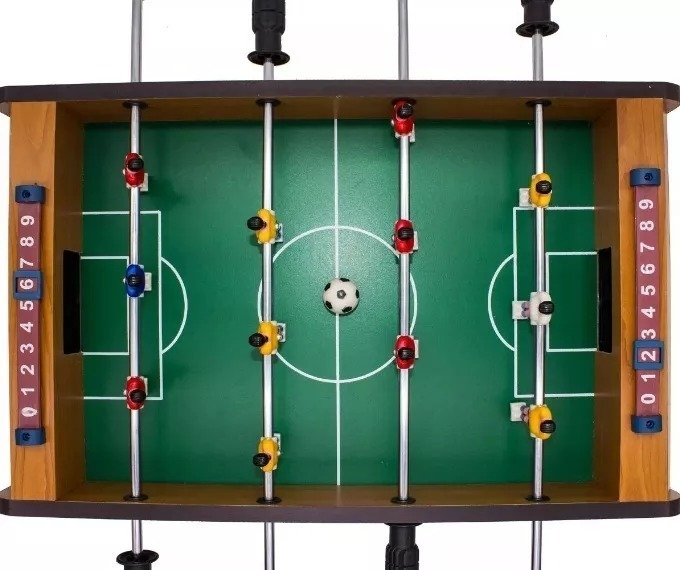
#> input picture tests_vision_compute/pebolim.jpg, 680 x 570 px; its folder holds 7 pictures in this run
$ jupyter execute --allow-errors tests_border_img_recognition.ipynb   (shell and % lines are left out)
#> lines starting #> are read from the running program, lines starting #| are printed output that depends on the picture; after the words box and inside, x2 and y2 are one past the last pixel; in counts of white or black regions, pixels touching at a corner belong together
[cell 1]
from google.colab import files
upload = files.upload()
#> the answer given: pebolim2.jpg
#> further down, img is the input picture: shape (570, 680, 3); mean B, G, R 112.4, 130.1, 112.4

[cell 2]
import numpy as np
import cv2
import glob
from matplotlib import pyplot as plt

# termination criteria
criteria = (cv2.TERM_CRITERIA_EPS + cv2.TERM_CRITERIA_MAX_ITER, 30, 0.001)

# prepare object points, like (0,0,0), (1,0,0), (2,0,0) ....,(6,5,0)
objp = np.zeros((6*7,3), np.float32)
objp[:,:2] = np.mgrid[0:7,0:6].T.reshape(-1,2)

# Arrays to store object points and image points from all the images.
objpoints = [] # 3d point in real world space
imgpoints = [] # 2d points in image plane.

images = glob.glob('*.jpg')
images = images
print(images)

#> (the rest of this cell did not finish here and is left out)

[cell 3]
import cv2
import numpy as np
from google.colab.patches import cv2_imshow

filename = 'pebolim.jpg'
img = cv2.imread(filename)
gray = cv2.cvtColor(img,cv2.COLOR_BGR2GRAY)

gray = np.float32(gray)
dst = cv2.cornerHarris(gray,2,3,0.04)

#result is dilated for marking the corners, not important
dst = cv2.dilate(dst,None)

# Threshold for an optimal value, it may vary depending on the image.
img[dst>0.01*dst.max()]=[0,0,255]
#> img: shape (570, 680, 3); 2.25% of pixels changed, all inside (x1, y1, x2, y2) = (0, 0, 680, 568)

cv2_imshow(img)
if cv2.waitKey(0) & 0xff == 27:
#> (key Esc is pressed here)
    cv2.destroyAllWindows()

[cell 4]
import cv2
import numpy as np

# Let's load a simple image with 3 black squares
image = cv2.imread('pebolim.jpg')
cv2.waitKey(0)

# Grayscale
gray = cv2.cvtColor(image, cv2.COLOR_BGR2GRAY)

# Find Canny edges
edged = cv2.Canny(gray, 30, 200)
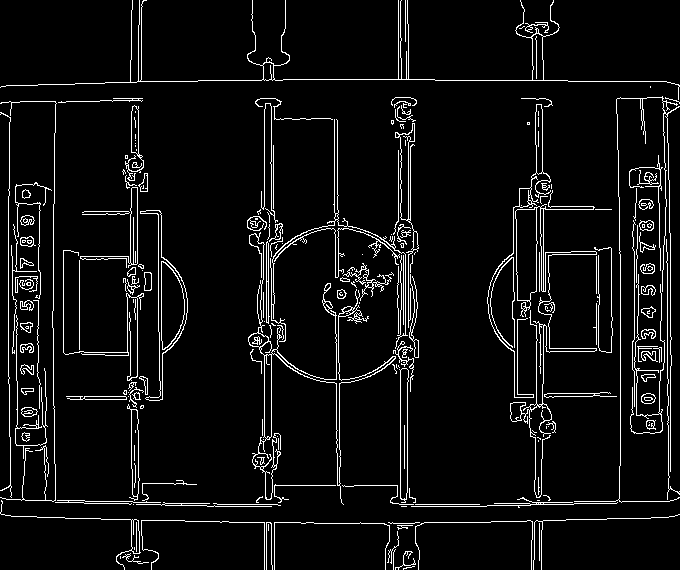
#> edged: shape (570, 680); 6% white in thin lines or dots
cv2.waitKey(0)

# Finding Contours
# Use a copy of the image e.g. edged.copy()
# since findContours alters the image
contours, hierarchy = cv2.findContours(edged,
    cv2.RETR_EXTERNAL, cv2.CHAIN_APPROX_NONE)
#> contours = 194 contours, 136 with area under 20; largest, box (x1, y1, x2, y2) and area: (140, 210, 188, 401) 2452, (510, 190, 597, 498) 2290, (248, 232, 396, 505) 1222, (399, 368, 409, 503) 919, (395, 123, 419, 328) 828

cv2_imshow(edged)
cv2.waitKey(0)

print("Number of Contours found = " + str(len(contours)))
#| Number of Contours found = 194

# Draw all contours
# -1 signifies drawing all contours
cv2.drawContours(image, contours, -1, (0, 255, 0), 3)

cv2.waitKey(0)
cv2.destroyAllWindows()

[cell 5]
import cv2
import numpy as np

img = cv2.imread('pebolim.jpg',0)
#> img: shape (570, 680)
ret,thresh = cv2.threshold(img,127,255,0)
#> thresh: shape (570, 680); 34.8% white; 303 white regions (244 under 20 px)
contours,hierarchy = cv2.findContours(thresh, 1, 2)
#> contours = 767 contours, 690 with area under 20; largest, box (x1, y1, x2, y2) and area: (140, 0, 680, 86) 39516, (257, 103, 419, 500) 23780, (0, 0, 140, 87) 11440, (620, 106, 680, 502) 8221, (488, 104, 597, 498) 7916

cnt = contours[0]
#> cnt = contour of 25 points, box (x1, y1, x2, y2) (274, 522, 390, 570), area 5172
M = cv2.moments(cnt)
#> M = moments, m00 5171.5, centre m10/m00, m01/m00 = (330, 545.8)

epsilon = 0.1*cv2.arcLength(cnt,True)
#> epsilon = 32.04
approx = cv2.approxPolyDP(cnt,epsilon,True)
#> approx = [[274, 522], [274, 569], [384, 569], [388, 525]]

# Radius of circle
radius = 20

# Blue color in BGR
color = (255, 0, 0)

# Line thickness of 2 px
thickness = 2

# Using cv2.circle() method
# Draw a circle with blue line borders of thickness of 2 px

# Using cv2.rectangle() method
# Draw a rectangle with blue line borders of thickness of 2 px
# image = cv2.rectangle(img, start_point, end_point, color, thickness)
for i in approx:
  print((i[0][0], i[0][1]))
  image = cv2.circle(image, (i[0][0], i[0][1]), radius, color, thickness)
#> this loop made 4 passes
#> (printed output is left out)
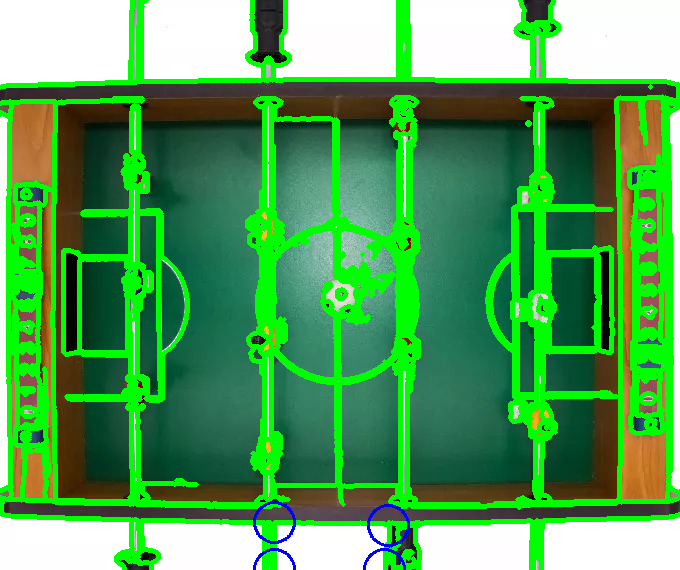
#> image: shape (570, 680, 3); mean B, G, R 88.8, 160.3, 83.9

cv2_imshow(image)

[cell 6]
x,y,w,h = cv2.boundingRect(cnt)
#> x = 274; y = 522; w = 116; h = 48
imaag = cv2.rectangle(img,(x,y),(x+w,y+h),(0,255,0),2)
cv2_imshow(imaag)

[cell 7]
import numpy as np
from google.colab.patches import cv2_imshow
import cv2

# load the image
image = cv2.imread("pebolim.jpg", 1)
# red color boundaries [B, G, R]
lower = [1, 0, 20]
upper = [60, 40, 200]
# create NumPy arrays from the boundaries
lower = np.array(lower, dtype="uint8")
upper = np.array(upper, dtype="uint8")
# find the colors within the specified boundaries and apply
# the mask
mask = cv2.inRange(image, lower, upper)
#> mask: shape (570, 680); 4.7% white; 371 white regions (315 under 20 px)
output = cv2.bitwise_and(image, image, mask=mask)
ret,thresh = cv2.threshold(mask, 40, 255, 0)
contours,hierarchy = cv2.findContours(thresh, cv2.RETR_EXTERNAL, cv2.CHAIN_APPROX_NONE)
#> contours = 368 contours, 331 with area under 20; largest, box (x1, y1, x2, y2) and area: (55, 100, 241, 197) 4120, (360, 97, 618, 161) 4064, (249, 0, 289, 64) 1364, (386, 523, 421, 570) 1084, (56, 452, 119, 501) 688
if len(contours) != 0:
    # draw in blue the contours that were founded
    cv2.drawContours(output, contours, -1, 255, 3)
    #find the biggest area
    c = max(contours, key = cv2.contourArea)
#> c = contour of 919 points, box (x1, y1, x2, y2) (55, 100, 241, 197), area 4120
    x,y,w,h = cv2.boundingRect(c)
#> x = 55; y = 100; w = 186; h = 97
    # draw the book contour (in green)
    cv2.rectangle(output,(x,y),(x+w,y+h),(0,255,0),2)
# show the images
cv2_imshow(np.hstack([image, output]))
cv2.waitKey(0)

[cell 8]
import numpy as np
import cv2
from google.colab.patches import cv2_imshow

im = cv2.imread('pebolim.jpg')
imgray = cv2.cvtColor(im, cv2.COLOR_BGR2GRAY)
imgray = cv2.medianBlur(imgray, ksize=7)

ret, thresh = cv2.threshold(imgray, 0, 255, cv2.THRESH_BINARY+cv2.THRESH_OTSU)
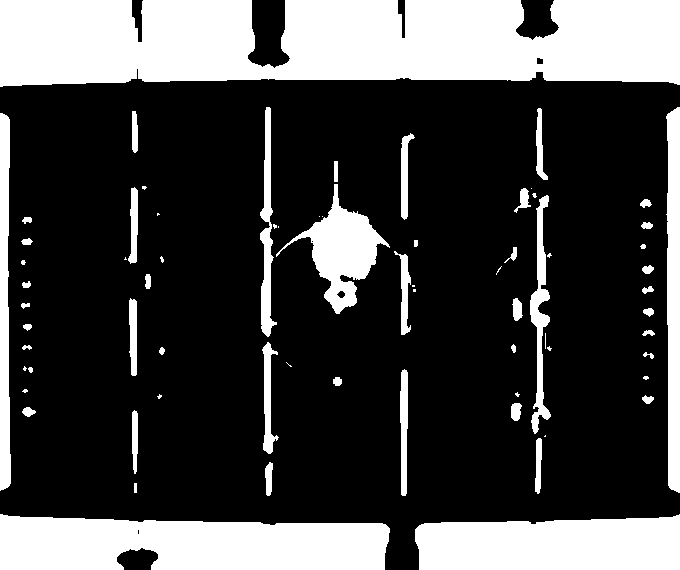
#> thresh: shape (570, 680); 27.7% white; 71 white regions (24 under 20 px)
#> ret = 158
contours, _ = cv2.findContours(thresh, cv2.RETR_EXTERNAL, cv2.CHAIN_APPROX_NONE)
#> contours = 71 contours, 28 with area under 20; largest, box (x1, y1, x2, y2) and area: (0, 0, 680, 87) 50486, (0, 514, 390, 570) 17913, (415, 514, 680, 570) 12708, (276, 184, 390, 314) 4768, (666, 107, 680, 493) 4325

print ("number of countours detected before filtering %d -> "%len(contours))
#| number of countours detected before filtering 71 ->
new = np.zeros(imgray.shape)
mask = np.zeros(im.shape[:2], dtype=im.dtype)
for i in range(len(contours)):
  new = cv2.drawContours(im,contours,i,(0,0,0),18)
#> this loop made 71 passes

cv2_imshow(new)

[cell 9]
import numpy as np
import cv2
from google.colab.patches import cv2_imshow

im = cv2.imread('pebolim.jpg')
imgray = cv2.cvtColor(im, cv2.COLOR_BGR2GRAY)
imgray = cv2.medianBlur(imgray, ksize=7)

ret, thresh = cv2.threshold(imgray, 0, 255, cv2.THRESH_BINARY+cv2.THRESH_OTSU)
contours, _ = cv2.findContours(thresh, cv2.RETR_EXTERNAL, cv2.CHAIN_APPROX_NONE)

print ("number of countours detected before filtering %d -> "%len(contours))
#| number of countours detected before filtering 71 ->
new = np.zeros(imgray.shape)
mask = np.zeros(im.shape[:2], dtype=im.dtype)
for i in range(len(contours)):
  new = cv2.drawContours(im,contours,i,(0,0,0),18)

# lower = np.array([0,0,0])  #-- Lower range --
# upper = np.array([70,70,70])  #-- Upper range --
lower = np.array([255,255,255])
upper = np.array([255,255,255])

mask = cv2.inRange(new, lower, upper)
#> mask: shape (570, 680); 5.5% white; 36 white regions (24 under 20 px), largest, box (x1, y1, x2, y2) and area: (10, 10, 128, 76) 7432, (543, 527, 670, 560) 3818, (150, 10, 245, 50) 3366
res = cv2.bitwise_and(new, new, mask= mask)

cv2_imshow(res)

# [17 lines of commented-out code are left out]

[cell 10]
import cv2
from google.colab.patches import cv2_imshow


image= cv2.imread('pebolim_teste.png', 1)
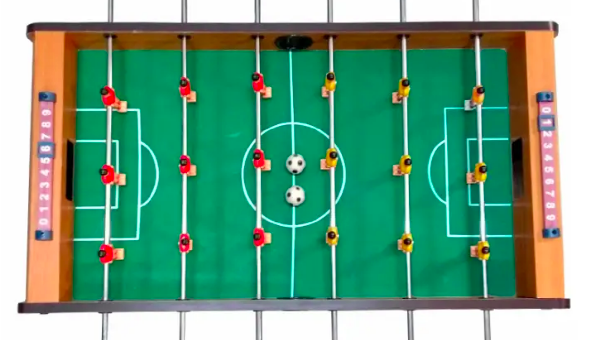
#> input picture tests_vision_compute/pebolim_teste.png, 594 x 340 px
#> image is the input picture: shape (340, 594, 3); mean B, G, R 132.1, 160.7, 105.8
original_image= image

gray= cv2.cvtColor(image,cv2.COLOR_BGR2GRAY)
#> gray: shape (340, 594)

edges= cv2.Canny(gray, 100, 200)
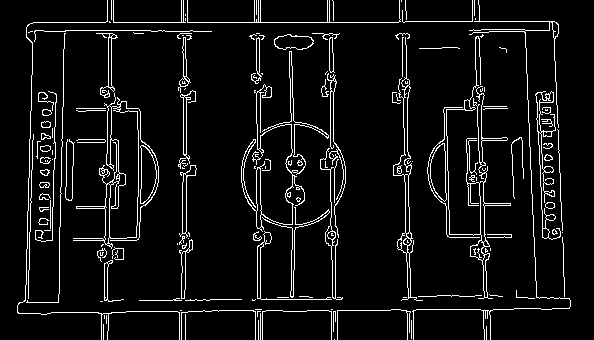
#> edges: shape (340, 594); 6.7% white in thin lines or dots

cv2_imshow(edges)

contours, hierarchy= cv2.findContours(edges.copy(), cv2.RETR_EXTERNAL, cv2.CHAIN_APPROX_NONE)
#> contours = 156 contours, 127 with area under 20; largest, box (x1, y1, x2, y2) and area: (73, 93, 159, 249) 3821, (241, 51, 329, 232) 1090, (393, 37, 423, 301) 1078, (446, 36, 511, 299) 800, (430, 143, 447, 202) 665


cv2.destroyAllWindows()


# [9 lines left out: function get_contour_areas, not called in this run]


sorted_contours= sorted(contours, key=cv2.contourArea, reverse= True)
#> sorted_contours has the same summary as contours


largest_item= sorted_contours[0]
#> largest_item = contour of 1182 points, box (x1, y1, x2, y2) (73, 93, 159, 249), area 3821

cv2.drawContours(original_image, largest_item, -1, (255,0,0),10)
(x,y,w,h) = cv2.boundingRect(largest_item)
#> x = 73; y = 93; w = 86; h = 156
cv2.rectangle(original_image, (x,y), (x+w,y+h), (0,0,255), 2)
cv2.waitKey(0)
cv2_imshow(original_image)


cv2.waitKey(0)
cv2.destroyAllWindows()

[cell 11]
import cv2 as cv
import numpy as np

# Take each frame
frame = cv2.imread('pebolim.jpg')
# Convert BGR to HSV
hsv = cv.cvtColor(frame, cv.COLOR_BGR2HSV)
#> hsv: shape (570, 680, 3); mean H, S, V 63.1, 116.9, 140.7
# define range of blue color in HSV
low_green = np.array([28, 43, 21])
high_green = np.array([102, 255, 255])
# Threshold the HSV image to get only blue colors
mask = cv.inRange(hsv, low_green, high_green)
#> mask: shape (570, 680); 43.4% white; 38 white regions (33 under 20 px), largest, box (x1, y1, x2, y2) and area: (408, 118, 537, 488) 44665, (136, 118, 267, 487) 44458, (269, 118, 401, 488) 44164, (542, 120, 600, 485) 17879, (79, 122, 132, 485) 16745
mask = cv2.erode(mask, None, iterations=2)
#> mask: shape (570, 680); 39.5% white; 8 white regions, largest, box (x1, y1, x2, y2) and area: (410, 120, 535, 485) 41914, (139, 121, 263, 485) 41655, (273, 120, 399, 486) 33037
mask = cv2.dilate(mask, None, iterations=2)
#> mask: shape (570, 680); 43.1% white; 6 white regions
# Bitwise-AND mask and original image
res = cv.bitwise_and(frame,frame, mask= mask)
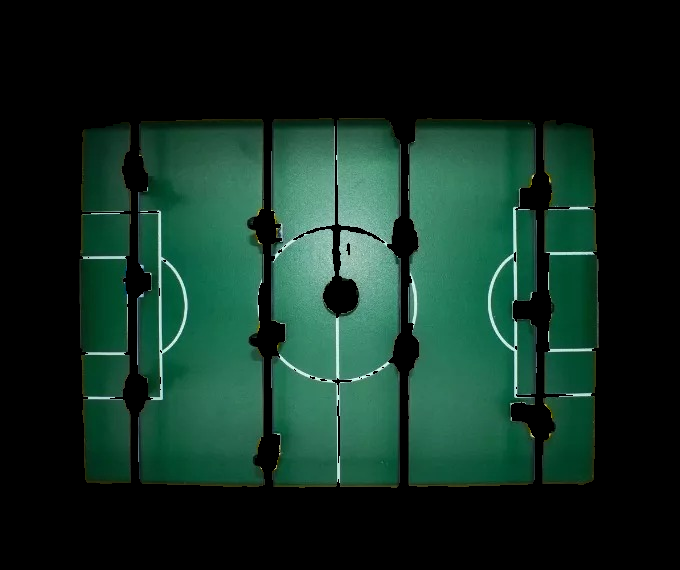
#> res: shape (570, 680, 3); mean B, G, R 33.6, 44.5, 17.2
cv2_imshow(mask)
# cv2_imshow(res)

# edges= cv2.Canny(mask, 100, 200)

# cv2_imshow(edges)

ret, thresh = cv2.threshold(mask, 255, 255, 255)
# cv2_imshow(thresh)

contours, hierarchy= cv2.findContours(mask, cv2.RETR_EXTERNAL, cv2.CHAIN_APPROX_SIMPLE)
#> contours = 6 contours; box (x1, y1, x2, y2) and area: (408, 118, 537, 487) 44012, (137, 119, 265, 487) 43722, (271, 118, 401, 488) 43364, (542, 120, 599, 485) 17222, (79, 213, 131, 484) 12296, (81, 122, 131, 212) 3828

sorted_contours= sorted(contours, key=cv2.contourArea, reverse= True)
#> sorted_contours has the same summary as contours

# the two least areas countours in hsv conversion
(x, y, w, h) = cv2.boundingRect(sorted_contours[-1])
#> x = 81; y = 122; w = 50; h = 90
(x2,y2,w2,h2) = cv2.boundingRect(sorted_contours[-2])
#> x2 = 79; y2 = 213; w2 = 52; h2 = 271

if x < x2:
  cv2.rectangle(frame, (x, y), (x2 + w2, y2 + h2), (0,0,255), 10)
else:
  cv2.rectangle(frame, (x2,y2), (x + w, y + h), (0,0,255), 10)

cv2_imshow(frame)
print(x, y)
#| 81 122


cv.destroyAllWindows()

[cell 12]
import cv2 as cv
import numpy as np

# Take each frame
frame = cv2.imread('pebolim.jpg')
# Convert BGR to HSV
hsv = cv.cvtColor(frame, cv.COLOR_BGR2HSV)
# define range of blue color in HSV
low_green = np.array([28, 43, 21])
high_green = np.array([102, 255, 255])
# Threshold the HSV image to get only blue colors
mask = cv.inRange(hsv, low_green, high_green)
mask = cv2.erode(mask, None, iterations=2)
mask = cv2.dilate(mask, None, iterations=2)
# Bitwise-AND mask and original image
res = cv.bitwise_and(frame,frame, mask= mask)
cv2_imshow(mask)
# cv2_imshow(res)

# edges= cv2.Canny(mask, 100, 200)

# cv2_imshow(edges)

ret, thresh = cv2.threshold(mask, 255, 255, 255)
# cv2_imshow(thresh)

contours, hierarchy= cv2.findContours(mask, cv2.RETR_EXTERNAL, cv2.CHAIN_APPROX_SIMPLE)

sorted_contours= sorted(contours, key=cv2.contourArea, reverse= True)

highest_height = 0
highest_height_padding = 0
least_height = 99999999
set_contours = []
for contour in contours:
  (x2,y2,w2,h2) = cv2.boundingRect(contour)
  print((x2,y2,w2,h2))
  if y2 < least_height:
    least_height = y2
  if h2 > highest_height_padding:
    highest_height_padding = h2
  if y2 + h2 > highest_height:
    highest_height = y2 + h2
  if highest_height - (y2 + h2) < 10:
    set_contours.append((x2,y2,w2,h2))
#> this loop made 6 passes
#> (x2, y2, w2, h2, least_height, highest_height_padding, highest_height) on passes 1, 3, 4: (79, 213, 52, 271, 213, 271, 484), (542, 120, 57, 365, 120, 365, 485), (137, 119, 128, 368, 119, 368, 487)
#> (printed output is left out)
#> after the loop, highest_height = 488; highest_height_padding = 370; least_height = 118; set_contours = [(79, 213, 52, 271), (542, 120, 57, 365), (137, 119, 128, 368), (408, 118, 129, 369), (271, 118, 130, 370)]

# [7 lines of commented-out code are left out]

(x,y,w,h) = set_contours[0]
#> x = 79; y = 213; w = 52; h = 271
(x2,y2,w2,h2) = set_contours[1]
#> x2 = 542; y2 = 120; w2 = 57; h2 = 365

cv2.rectangle(frame, (x, least_height), (x + w, least_height + highest_height_padding), (0,0,255), 10)
cv2.rectangle(frame, (x2, least_height), (x2 + w2, least_height + highest_height_padding), (0,0,255), 10)
cv2.rectangle(frame, (x, least_height), (x2 + w2, least_height + highest_height_padding), (0,255,0), 10)

cv2_imshow(frame)

cv.destroyAllWindows()

[cell 13]
import cv2 as cv
import numpy as np

# Take each frame
frame = cv2.imread('teste_pebolim.jpeg')
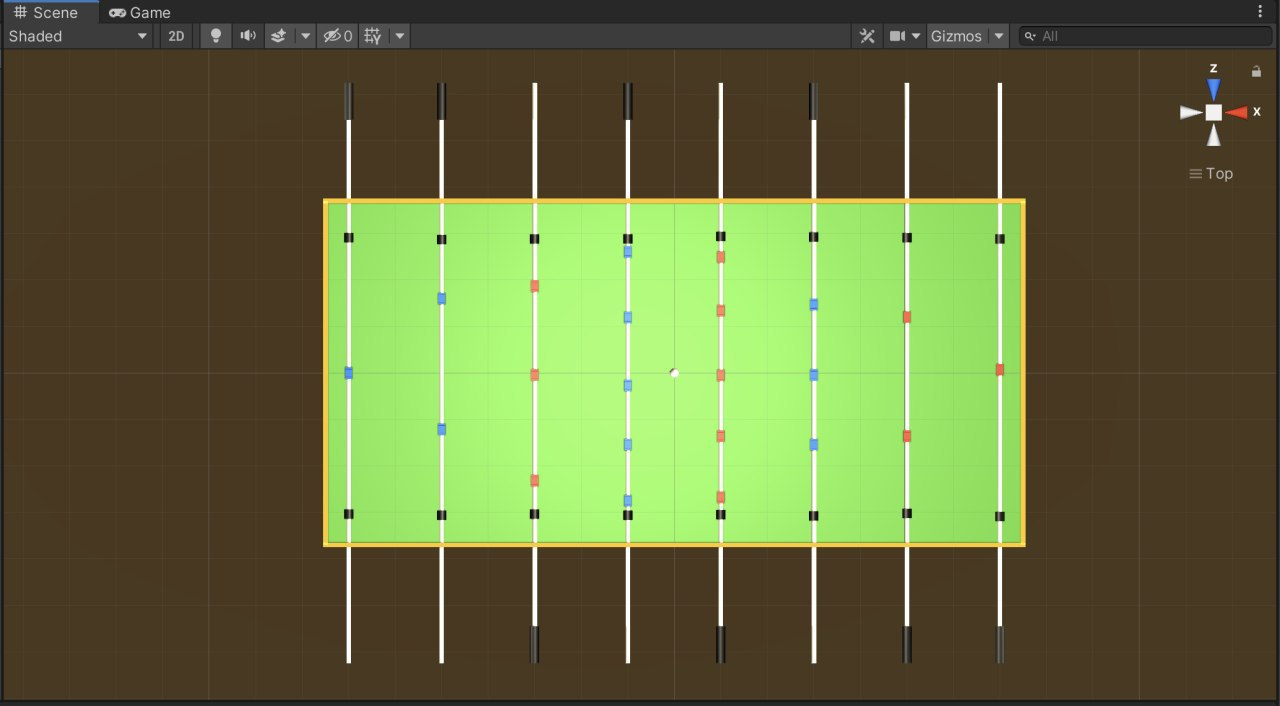
#> input picture tests_vision_compute/teste_pebolim.jpeg, 1280 x 706 px
#> frame is the input picture: shape (706, 1280, 3); mean B, G, R 59.4, 106.4, 98.3
# Convert BGR to HSV
hsv = cv.cvtColor(frame, cv.COLOR_BGR2HSV)
#> hsv: shape (706, 1280, 3); mean H, S, V 25.3, 122.5, 116.8
# define range of blue color in HSV
low_green = np.array([28, 43, 21])
high_green = np.array([102, 255, 255])
# Threshold the HSV image to get only blue colors
mask = cv.inRange(hsv, low_green, high_green)
#> mask: shape (706, 1280); 24.9% white; 52 white regions (45 under 20 px), largest, box (x1, y1, x2, y2) and area: (536, 203, 814, 544) 90942, (327, 202, 442, 544) 37062, (442, 203, 534, 544) 30377
mask = cv2.erode(mask, None, iterations=2)
#> mask: shape (706, 1280); 23.2% white; 9 white regions, largest, box (x1, y1, x2, y2) and area: (352, 205, 439, 542) 28711, (445, 205, 531, 541) 28541, (724, 205, 810, 542) 28506
mask = cv2.dilate(mask, None, iterations=2)
#> mask: shape (706, 1280); 24.9% white; 9 white regions
# Bitwise-AND mask and original image
res = cv.bitwise_and(frame,frame, mask= mask)
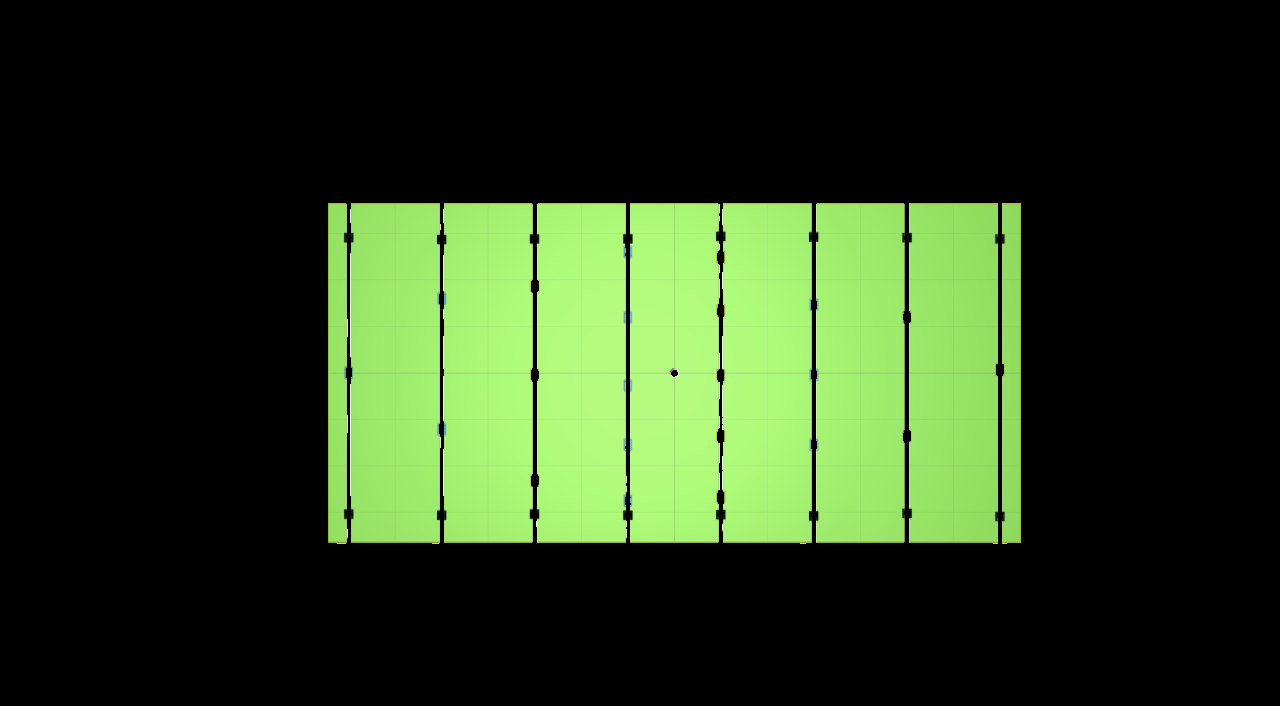
#> res: shape (706, 1280, 3); mean B, G, R 28.1, 59.1, 40.9
cv2_imshow(mask)
# cv2_imshow(res)

# edges= cv2.Canny(mask, 100, 200)

# cv2_imshow(edges)

ret, thresh = cv2.threshold(mask, 255, 255, 255)
# cv2_imshow(thresh)

contours, hierarchy= cv2.findContours(mask, cv2.RETR_EXTERNAL, cv2.CHAIN_APPROX_SIMPLE)
#> contours = 9 contours; largest, box (x1, y1, x2, y2) and area: (350, 203, 441, 544) 30038, (443, 203, 533, 543) 29895, (722, 203, 812, 544) 29878, (630, 203, 720, 543) 29813, (536, 203, 627, 543) 29750

sorted_contours= sorted(contours, key=cv2.contourArea, reverse= True)
#> sorted_contours has the same summary as contours

# the two least areas countours in hsv conversion
(x, y, w, h) = cv2.boundingRect(sorted_contours[-1])
#> x = 1002; y = 203; w = 19; h = 341
(x2,y2,w2,h2) = cv2.boundingRect(sorted_contours[-2])
#> x2 = 328; y2 = 203; w2 = 20; h2 = 341

if x < x2:
  cv2.rectangle(frame, (x, y), (x2 + w2, y2 + h2), (0,0,255), 10)
else:
  cv2.rectangle(frame, (x2,y2), (x + w, y + h), (0,0,255), 10)

cv2_imshow(frame)
print(x, y)
#| 1002 203


cv.destroyAllWindows()
